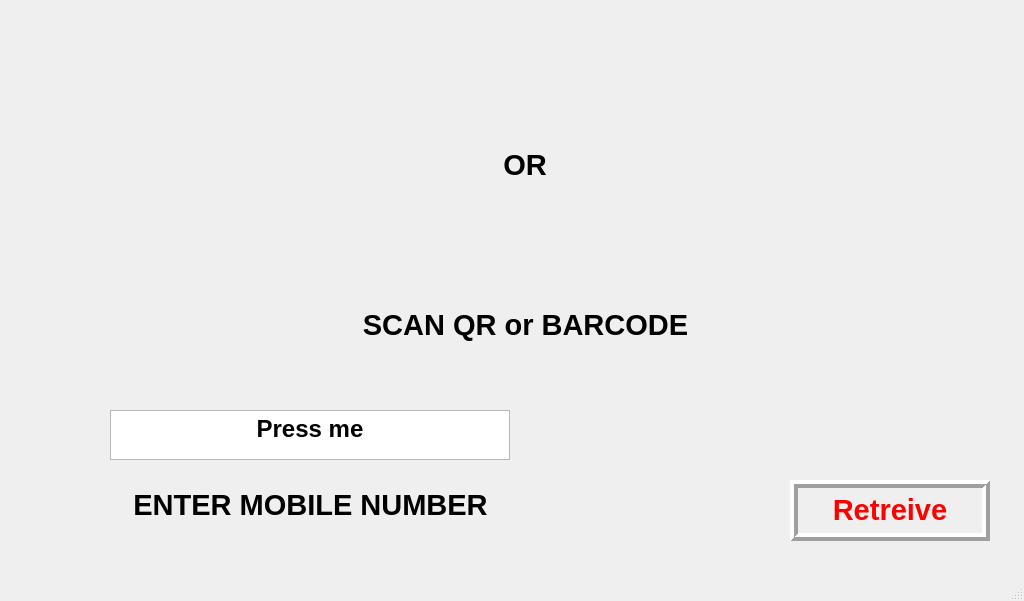
<?xml version="1.0" encoding="UTF-8"?>
<ui version="4.0">
 <class>MainWindow3</class>
 <widget class="QMainWindow" name="MainWindow3">
  <property name="geometry">
   <rect>
    <x>0</x>
    <y>0</y>
    <width>1024</width>
    <height>601</height>
   </rect>
  </property>
  <property name="windowTitle">
   <string>MainWindow</string>
  </property>
  <widget class="QWidget" name="centralwidget">
   <widget class="QLabel" name="label_2">
    <property name="geometry">
     <rect>
      <x>0</x>
      <y>0</y>
      <width>1024</width>
      <height>600</height>
     </rect>
    </property>
    <property name="text">
     <string/>
    </property>
    <property name="pixmap">
     <pixmap>pics/Standby.png</pixmap>
    </property>
    <property name="scaledContents">
     <bool>true</bool>
    </property>
   </widget>
   <widget class="QLabel" name="label">
    <property name="geometry">
     <rect>
      <x>100</x>
      <y>50</y>
      <width>400</width>
      <height>200</height>
     </rect>
    </property>
    <property name="text">
     <string/>
    </property>
    <property name="pixmap">
     <pixmap>pics/1 (300 × 300 px).png</pixmap>
    </property>
    <property name="scaledContents">
     <bool>true</bool>
    </property>
   </widget>
   <widget class="QLabel" name="label_3">
    <property name="geometry">
     <rect>
      <x>310</x>
      <y>300</y>
      <width>431</width>
      <height>50</height>
     </rect>
    </property>
    <property name="text">
     <string>&lt;html&gt;&lt;head/&gt;&lt;body&gt;&lt;p align=&quot;center&quot;&gt;&lt;span style=&quot; font-size:22pt; font-weight:600;&quot;&gt;SCAN QR or BARCODE&lt;/span&gt;&lt;/p&gt;&lt;/body&gt;&lt;/html&gt;</string>
    </property>
   </widget>
   <widget class="QLabel" name="label_4">
    <property name="geometry">
     <rect>
      <x>600</x>
      <y>60</y>
      <width>200</width>
      <height>200</height>
     </rect>
    </property>
    <property name="text">
     <string/>
    </property>
    <property name="pixmap">
     <pixmap>pics/1 (90 × 90 px) (8).png</pixmap>
    </property>
    <property name="scaledContents">
     <bool>true</bool>
    </property>
   </widget>
   <widget class="QLabel" name="label_5">
    <property name="geometry">
     <rect>
      <x>500</x>
      <y>140</y>
      <width>50</width>
      <height>50</height>
     </rect>
    </property>
    <property name="text">
     <string>&lt;html&gt;&lt;head/&gt;&lt;body&gt;&lt;p align=&quot;center&quot;&gt;&lt;span style=&quot; font-size:22pt; font-weight:600;&quot;&gt;OR&lt;/span&gt;&lt;/p&gt;&lt;/body&gt;&lt;/html&gt;</string>
    </property>
   </widget>
   <widget class="QLabel" name="label_6">
    <property name="geometry">
     <rect>
      <x>110</x>
      <y>480</y>
      <width>401</width>
      <height>50</height>
     </rect>
    </property>
    <property name="text">
     <string>&lt;html&gt;&lt;head/&gt;&lt;body&gt;&lt;p align=&quot;center&quot;&gt;&lt;span style=&quot; font-size:22pt; font-weight:600;&quot;&gt;ENTER MOBILE NUMBER&lt;/span&gt;&lt;/p&gt;&lt;/body&gt;&lt;/html&gt;</string>
    </property>
   </widget>
   <widget class="QLabel" name="Retrieve">
    <property name="geometry">
     <rect>
      <x>790</x>
      <y>480</y>
      <width>200</width>
      <height>61</height>
     </rect>
    </property>
    <property name="frameShape">
     <enum>QFrame::Box</enum>
    </property>
    <property name="frameShadow">
     <enum>QFrame::Raised</enum>
    </property>
    <property name="lineWidth">
     <number>4</number>
    </property>
    <property name="text">
     <string>&lt;html&gt;&lt;head/&gt;&lt;body&gt;&lt;p align=&quot;center&quot;&gt;&lt;span style=&quot; font-size:22pt; font-weight:600; color:#ff0000;&quot;&gt;Retreive&lt;/span&gt;&lt;/p&gt;&lt;/body&gt;&lt;/html&gt;</string>
    </property>
    <property name="alignment">
     <set>Qt::AlignCenter</set>
    </property>
   </widget>
   <widget class="QTextBrowser" name="text">
    <property name="geometry">
     <rect>
      <x>110</x>
      <y>410</y>
      <width>400</width>
      <height>50</height>
     </rect>
    </property>
    <property name="html">
     <string>&lt;!DOCTYPE HTML PUBLIC &quot;-//W3C//DTD HTML 4.0//EN&quot; &quot;http://www.w3.org/TR/REC-html40/strict.dtd&quot;&gt;
&lt;html&gt;&lt;head&gt;&lt;meta name=&quot;qrichtext&quot; content=&quot;1&quot; /&gt;&lt;meta charset=&quot;utf-8&quot; /&gt;&lt;style type=&quot;text/css&quot;&gt;
p, li { white-space: pre-wrap; }
hr { height: 1px; border-width: 0; }
li.unchecked::marker { content: &quot;\2610&quot;; }
li.checked::marker { content: &quot;\2612&quot;; }
&lt;/style&gt;&lt;/head&gt;&lt;body style=&quot; font-family:'Segoe UI'; font-size:9pt; font-weight:400; font-style:normal;&quot;&gt;
&lt;p align=&quot;center&quot; style=&quot; margin-top:0px; margin-bottom:0px; margin-left:0px; margin-right:0px; -qt-block-indent:0; text-indent:0px;&quot;&gt;&lt;span style=&quot; font-family:'MS Shell Dlg 2'; font-size:18pt; font-weight:600;&quot;&gt;Press me&lt;/span&gt;&lt;/p&gt;&lt;/body&gt;&lt;/html&gt;</string>
    </property>
   </widget>
   <widget class="QPushButton" name="Retreive">
    <property name="geometry">
     <rect>
      <x>790</x>
      <y>480</y>
      <width>200</width>
      <height>61</height>
     </rect>
    </property>
    <property name="text">
     <string/>
    </property>
    <property name="iconSize">
     <size>
      <width>200</width>
      <height>200</height>
     </size>
    </property>
    <property name="checkable">
     <bool>false</bool>
    </property>
    <property name="checked">
     <bool>false</bool>
    </property>
    <property name="flat">
     <bool>true</bool>
    </property>
   </widget>
   <widget class="QPushButton" name="next1">
    <property name="geometry">
     <rect>
      <x>110</x>
      <y>410</y>
      <width>400</width>
      <height>50</height>
     </rect>
    </property>
    <property name="text">
     <string/>
    </property>
    <property name="iconSize">
     <size>
      <width>50</width>
      <height>50</height>
     </size>
    </property>
    <property name="checkable">
     <bool>false</bool>
    </property>
    <property name="checked">
     <bool>false</bool>
    </property>
    <property name="autoDefault">
     <bool>false</bool>
    </property>
    <property name="flat">
     <bool>true</bool>
    </property>
   </widget>
  </widget>
  <widget class="QMenuBar" name="menubar">
   <property name="geometry">
    <rect>
     <x>0</x>
     <y>0</y>
     <width>1024</width>
     <height>17</height>
    </rect>
   </property>
  </widget>
  <widget class="QStatusBar" name="statusbar"/>
 </widget>
 <resources/>
 <connections/>
</ui>
